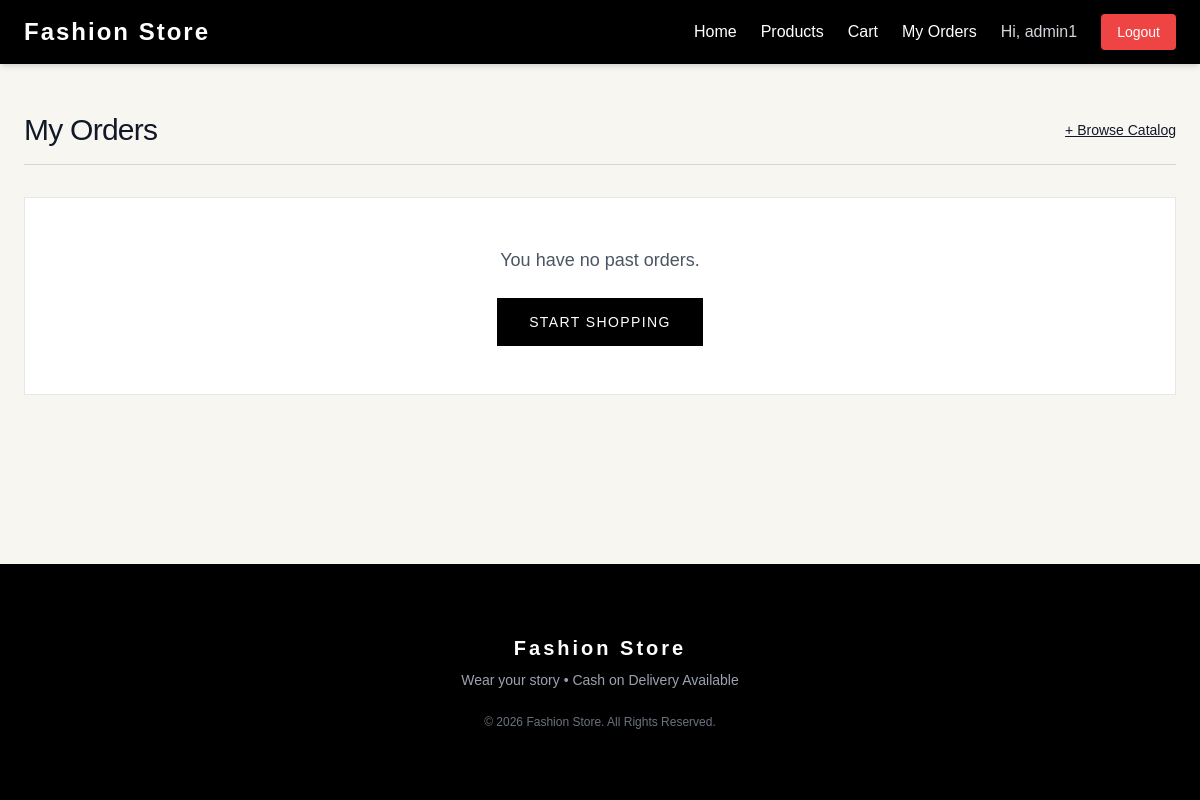
The page /orders/my-orders/ (signed in) on the database as committed earlier.
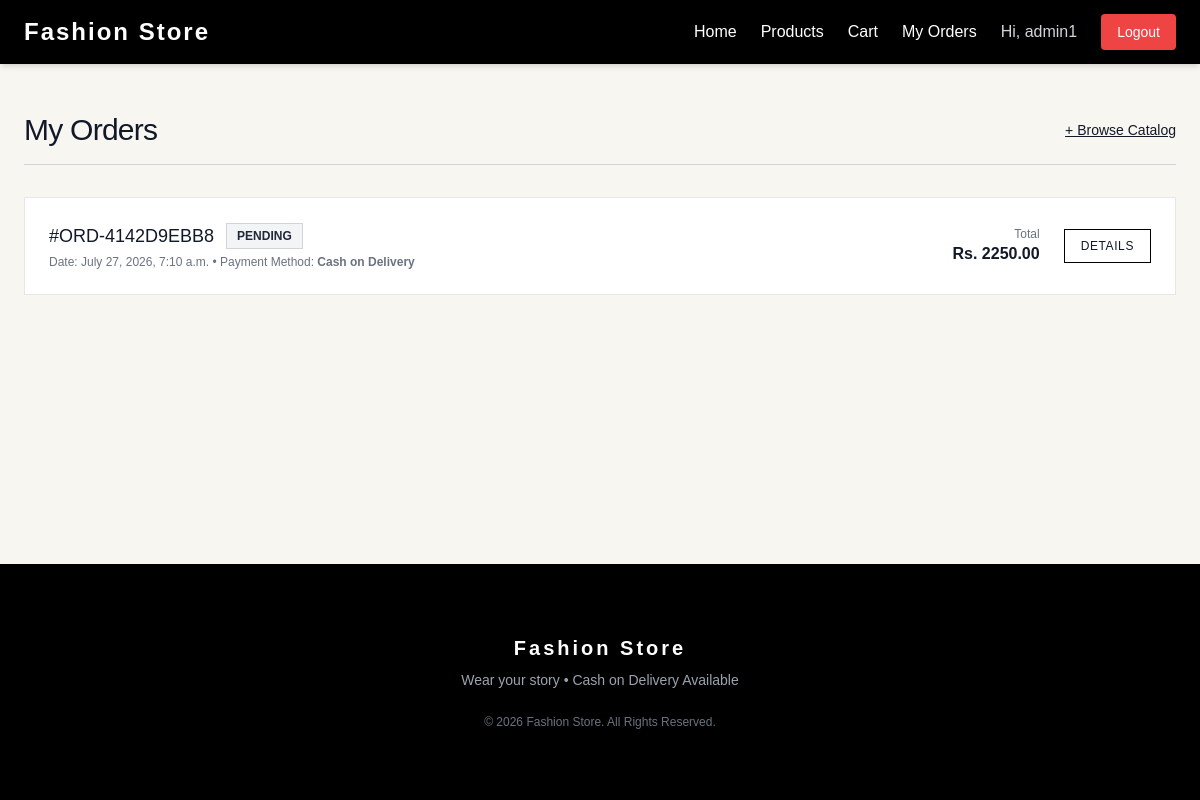
The same page on the database as committed later.
### orders/models.py (models this page shows, shortened)
class Order(models.Model):
    PAYMENT_METHOD_CHOICES = (
        ('COD', 'Cash on Delivery'),
    )
    PAYMENT_STATUS_CHOICES = (
        ('Pending', 'Pending (Pay on Delivery)'),
        ('Paid', 'Paid'),
    )
    STATUS_CHOICES = (
        ('Pending', 'Pending'),
        ('Processing', 'Processing'),
        ('Shipped', 'Shipped'),
        ('Delivered', 'Delivered'),
        ('Cancelled', 'Cancelled'),
    )
    user = models.ForeignKey(
        User,
        on_delete=models.SET_NULL,
        null=True,
        blank=True,
        related_name='orders'
    )
    order_number = models.CharField(max_length=50, unique=True, editable=False)
    full_name = models.CharField(max_length=100)
    email = models.EmailField()
    phone = models.CharField(max_length=20)
    address_line1 = models.CharField(max_length=255)
    address_line2 = models.CharField(max_length=255, blank=True, null=True)
    city = models.CharField(max_length=100)
    state = models.CharField(max_length=100)
    postal_code = models.CharField(max_length=20)
    total_amount = models.DecimalField(max_digits=10, decimal_places=2)
    shipping_fee = models.DecimalField(max_digits=10, decimal_places=2, default=0.00)
    grand_total = models.DecimalField(max_digits=10, decimal_places=2)
    payment_method = models.CharField(max_length=50, choices=PAYMENT_METHOD_CHOICES, default='COD')
    payment_status = models.CharField(max_length=20, choices=PAYMENT_STATUS_CHOICES, default='Pending')
    status = models.CharField(max_length=20, choices=STATUS_CHOICES, default='Pending')
    created_at = models.DateTimeField(auto_now_add=True)
    updated_at = models.DateTimeField(auto_now=True)
    class Meta:
        ordering = ['-created_at']

### orders/views.py (the view)
# urls.py: path("orders/", views.order_list, name="order_list"),
@login_required
def order_list(request):
    orders = Order.objects.filter(
        user=request.user
    ).order_by("-created_at")
    return render(
        request,
        "orders/order_list.html",
        {
            "orders": orders
        }
    )

### cart/context_processors.py (called while the page is built)
def cart_context(request):
    cart_item_count = 0
    if request.user.is_authenticated:
        cart = Cart.objects.filter(user=request.user).first()
        if cart:
            cart_item_count = sum(item.quantity for item in cart.items.all())
    return {
        'cart_item_count': cart_item_count,
    }

### templates/orders/order_list.html (shortened to what this page needs)
{% extends 'base.html' %}
{% load static %}
{% block content %}
<div class="max-w-7xl mx-auto px-6 py-12">
    <div class="flex justify-between items-center border-b border-gray-300 pb-4 mb-8">
        <h1 class="text-3xl font-light text-gray-900 tracking-tight">My Orders</h1>
        <a href="{% url 'products:product_list' %}" class="text-sm underline hover:text-[#9b5b3e]">
            + Browse Catalog
        </a>
    </div>
    {% if orders %}
        <div class="space-y-4">
            {% for order in orders %}
                <div class="bg-white border border-gray-200 p-6 flex flex-col md:flex-row justify-between items-start md:items-center gap-4">
                    <div>
                        <div class="flex items-center gap-3">
                            <span class="text-lg font-medium text-gray-900">#{{ order.order_number }}</span>
                            <span class="text-xs uppercase font-semibold px-2.5 py-1 bg-gray-100 text-gray-800 border border-gray-300">
                                {{ order.status }}
                            </span>
                        </div>
                        <p class="text-xs text-gray-500 mt-1">
                            Date: {{ order.created_at|date:"N j, Y, P" }} &bull; Payment Method: <strong>Cash on Delivery</strong>
                        </p>
                    </div>
                    <div class="flex items-center gap-6 w-full md:w-auto justify-between md:justify-end border-t md:border-0 border-gray-200 pt-3 md:pt-0">
                        <div class="text-right">
                            <span class="text-xs text-gray-500 block">Total</span>
                            <span class="font-bold text-gray-900">Rs. {{ order.grand_total }}</span>
                        </div>
                        <a href="{% url 'orders:order_detail' order.order_number %}" class="border border-black px-4 py-2 text-xs uppercase tracking-wider hover:bg-black hover:text-white transition">
                            Details
                        </a>
                    </div>
                </div>
            {% endfor %}
        </div>
    {% else %}
        <div class="bg-white border border-gray-200 p-12 text-center my-8">
            <p class="text-lg text-gray-600 mb-6">You have no past orders.</p>
            <a href="{% url 'products:product_list' %}" class="inline-block bg-black text-white px-8 py-3.5 uppercase tracking-widest text-sm hover:bg-[#9b5b3e] transition">
                Start Shopping
            </a>
        </div>
    {% endif %}
</div>
{% endblock %}

Rows that differ between the two databases and show on the page:
added Order: order_number "ORD-4142D9EBB8", status "PENDING", created_at "July 27, 2026, 7:10 a.m.", grand_total "2250.00"
Other text that changed with them:
text no longer shown: "You have no past orders. START SHOPPING"
